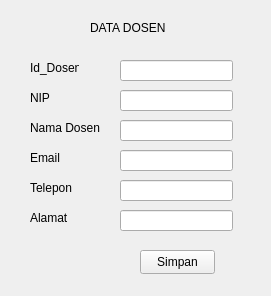
<?xml version="1.0" encoding="UTF-8"?>
<ui version="4.0">
 <class>Form</class>
 <widget class="QWidget" name="Form">
  <property name="geometry">
   <rect>
    <x>0</x>
    <y>0</y>
    <width>271</width>
    <height>296</height>
   </rect>
  </property>
  <property name="windowTitle">
   <string>Form</string>
  </property>
  <widget class="QPushButton" name="btnsimpan">
   <property name="geometry">
    <rect>
     <x>140</x>
     <y>250</y>
     <width>75</width>
     <height>24</height>
    </rect>
   </property>
   <property name="text">
    <string>Simpan</string>
   </property>
  </widget>
  <widget class="QLabel" name="label">
   <property name="geometry">
    <rect>
     <x>30</x>
     <y>60</y>
     <width>49</width>
     <height>16</height>
    </rect>
   </property>
   <property name="text">
    <string>Id_Dosen</string>
   </property>
  </widget>
  <widget class="QLabel" name="label_2">
   <property name="geometry">
    <rect>
     <x>30</x>
     <y>90</y>
     <width>49</width>
     <height>16</height>
    </rect>
   </property>
   <property name="text">
    <string>NIP</string>
   </property>
  </widget>
  <widget class="QLabel" name="label_3">
   <property name="geometry">
    <rect>
     <x>30</x>
     <y>120</y>
     <width>71</width>
     <height>16</height>
    </rect>
   </property>
   <property name="text">
    <string>Nama Dosen</string>
   </property>
  </widget>
  <widget class="QLabel" name="label_4">
   <property name="geometry">
    <rect>
     <x>30</x>
     <y>150</y>
     <width>49</width>
     <height>16</height>
    </rect>
   </property>
   <property name="text">
    <string>Email</string>
   </property>
  </widget>
  <widget class="QLabel" name="label_5">
   <property name="geometry">
    <rect>
     <x>30</x>
     <y>180</y>
     <width>49</width>
     <height>16</height>
    </rect>
   </property>
   <property name="text">
    <string>Telepon</string>
   </property>
  </widget>
  <widget class="QLineEdit" name="editiddosen">
   <property name="geometry">
    <rect>
     <x>120</x>
     <y>60</y>
     <width>113</width>
     <height>21</height>
    </rect>
   </property>
  </widget>
  <widget class="QLineEdit" name="editnip">
   <property name="geometry">
    <rect>
     <x>120</x>
     <y>90</y>
     <width>113</width>
     <height>21</height>
    </rect>
   </property>
  </widget>
  <widget class="QLineEdit" name="editnamadosen">
   <property name="geometry">
    <rect>
     <x>120</x>
     <y>120</y>
     <width>113</width>
     <height>21</height>
    </rect>
   </property>
  </widget>
  <widget class="QLineEdit" name="editemail">
   <property name="geometry">
    <rect>
     <x>120</x>
     <y>150</y>
     <width>113</width>
     <height>21</height>
    </rect>
   </property>
  </widget>
  <widget class="QLineEdit" name="edittelepon">
   <property name="geometry">
    <rect>
     <x>120</x>
     <y>180</y>
     <width>113</width>
     <height>21</height>
    </rect>
   </property>
  </widget>
  <widget class="QLineEdit" name="editalamat">
   <property name="geometry">
    <rect>
     <x>120</x>
     <y>210</y>
     <width>113</width>
     <height>21</height>
    </rect>
   </property>
  </widget>
  <widget class="QLabel" name="label_6">
   <property name="geometry">
    <rect>
     <x>30</x>
     <y>210</y>
     <width>49</width>
     <height>16</height>
    </rect>
   </property>
   <property name="text">
    <string>Alamat</string>
   </property>
  </widget>
  <widget class="QLabel" name="label_7">
   <property name="geometry">
    <rect>
     <x>90</x>
     <y>20</y>
     <width>91</width>
     <height>16</height>
    </rect>
   </property>
   <property name="text">
    <string>DATA DOSEN</string>
   </property>
  </widget>
 </widget>
 <resources/>
 <connections/>
</ui>
